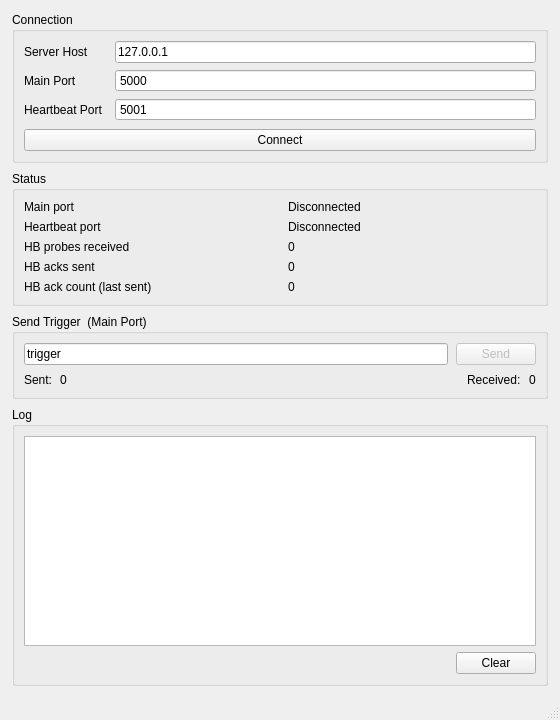
<?xml version="1.0" encoding="UTF-8"?>
<ui version="4.0">
 <class>MainWindow</class>
 <widget class="QMainWindow" name="MainWindow">
  <property name="geometry">
   <rect>
    <x>0</x>
    <y>0</y>
    <width>560</width>
    <height>720</height>
   </rect>
  </property>
  <property name="windowTitle">
   <string>Vision TCP/IP Virtual Client</string>
  </property>
  <widget class="QWidget" name="centralwidget">
   <layout class="QVBoxLayout" name="mainLayout">
    <property name="spacing">
     <number>8</number>
    </property>
    <property name="leftMargin">
     <number>12</number>
    </property>
    <property name="topMargin">
     <number>12</number>
    </property>
    <property name="rightMargin">
     <number>12</number>
    </property>
    <property name="bottomMargin">
     <number>12</number>
    </property>
    <item>
     <widget class="QGroupBox" name="grp_connection">
      <property name="title">
       <string>Connection</string>
      </property>
      <layout class="QVBoxLayout" name="connVLayout">
       <property name="spacing">
        <number>8</number>
       </property>
       <item>
        <layout class="QFormLayout" name="connForm">
         <property name="horizontalSpacing">
          <number>12</number>
         </property>
         <property name="verticalSpacing">
          <number>6</number>
         </property>
         <item row="0" column="0">
          <widget class="QLabel" name="lbl_host_field">
           <property name="text">
            <string>Server Host</string>
           </property>
          </widget>
         </item>
         <item row="0" column="1">
          <widget class="QLineEdit" name="ledit_host">
           <property name="text">
            <string>127.0.0.1</string>
           </property>
          </widget>
         </item>
         <item row="1" column="0">
          <widget class="QLabel" name="lbl_main_port_field">
           <property name="text">
            <string>Main Port</string>
           </property>
          </widget>
         </item>
         <item row="1" column="1">
          <widget class="QSpinBox" name="spb_main_port">
           <property name="buttonSymbols">
            <enum>QAbstractSpinBox::ButtonSymbols::NoButtons</enum>
           </property>
           <property name="minimum">
            <number>1</number>
           </property>
           <property name="maximum">
            <number>65535</number>
           </property>
           <property name="value">
            <number>5000</number>
           </property>
          </widget>
         </item>
         <item row="2" column="0">
          <widget class="QLabel" name="lbl_hb_port_field">
           <property name="text">
            <string>Heartbeat Port</string>
           </property>
          </widget>
         </item>
         <item row="2" column="1">
          <widget class="QSpinBox" name="spb_hb_port">
           <property name="buttonSymbols">
            <enum>QAbstractSpinBox::ButtonSymbols::NoButtons</enum>
           </property>
           <property name="minimum">
            <number>1</number>
           </property>
           <property name="maximum">
            <number>65535</number>
           </property>
           <property name="value">
            <number>5001</number>
           </property>
          </widget>
         </item>
        </layout>
       </item>
       <item>
        <widget class="QPushButton" name="btn_connect">
         <property name="text">
          <string>Connect</string>
         </property>
         <property name="cursor">
          <cursorShape>PointingHandCursor</cursorShape>
         </property>
        </widget>
       </item>
      </layout>
     </widget>
    </item>
    <item>
     <widget class="QGroupBox" name="grp_status">
      <property name="title">
       <string>Status</string>
      </property>
      <layout class="QGridLayout" name="statusGrid">
       <property name="horizontalSpacing">
        <number>16</number>
       </property>
       <property name="verticalSpacing">
        <number>6</number>
       </property>
       <item row="0" column="0">
        <widget class="QLabel" name="lbl_main_port_label">
         <property name="text">
          <string>Main port</string>
         </property>
        </widget>
       </item>
       <item row="0" column="1">
        <widget class="QLabel" name="lbl_main_status">
         <property name="text">
          <string>Disconnected</string>
         </property>
        </widget>
       </item>
       <item row="1" column="0">
        <widget class="QLabel" name="lbl_hb_port_label">
         <property name="text">
          <string>Heartbeat port</string>
         </property>
        </widget>
       </item>
       <item row="1" column="1">
        <widget class="QLabel" name="lbl_hb_status">
         <property name="text">
          <string>Disconnected</string>
         </property>
        </widget>
       </item>
       <item row="2" column="0">
        <widget class="QLabel" name="lbl_hb_probes_label">
         <property name="text">
          <string>HB probes received</string>
         </property>
        </widget>
       </item>
       <item row="2" column="1">
        <widget class="QLabel" name="lbl_hb_probes">
         <property name="text">
          <string>0</string>
         </property>
        </widget>
       </item>
       <item row="3" column="0">
        <widget class="QLabel" name="lbl_hb_acks_label">
         <property name="text">
          <string>HB acks sent</string>
         </property>
        </widget>
       </item>
       <item row="3" column="1">
        <widget class="QLabel" name="lbl_hb_acks">
         <property name="text">
          <string>0</string>
         </property>
        </widget>
       </item>
       <item row="4" column="0">
        <widget class="QLabel" name="lbl_hb_count_label">
         <property name="text">
          <string>HB ack count (last sent)</string>
         </property>
        </widget>
       </item>
       <item row="4" column="1">
        <widget class="QLabel" name="lbl_hb_count">
         <property name="text">
          <string>0</string>
         </property>
        </widget>
       </item>
      </layout>
     </widget>
    </item>
    <item>
     <widget class="QGroupBox" name="grp_send">
      <property name="title">
       <string>Send Trigger  (Main Port)</string>
      </property>
      <layout class="QVBoxLayout" name="sendVLayout">
       <property name="spacing">
        <number>8</number>
       </property>
       <item>
        <layout class="QHBoxLayout" name="sendRow">
         <item>
          <widget class="QLineEdit" name="ledit_trigger">
           <property name="placeholderText">
            <string>trigger payload  (';' appended if missing)</string>
           </property>
           <property name="text">
            <string>trigger</string>
           </property>
          </widget>
         </item>
         <item>
          <widget class="QPushButton" name="btn_send_trigger">
           <property name="text">
            <string>Send</string>
           </property>
           <property name="enabled">
            <bool>false</bool>
           </property>
           <property name="cursor">
            <cursorShape>PointingHandCursor</cursorShape>
           </property>
          </widget>
         </item>
        </layout>
       </item>
       <item>
        <layout class="QHBoxLayout" name="txrxRow">
         <item>
          <widget class="QLabel" name="lbl_tx_label">
           <property name="text">
            <string>Sent:</string>
           </property>
          </widget>
         </item>
         <item>
          <widget class="QLabel" name="lbl_tx_count">
           <property name="text">
            <string>0</string>
           </property>
          </widget>
         </item>
         <item>
          <spacer name="txrxSpacer">
           <property name="orientation">
            <enum>Qt::Orientation::Horizontal</enum>
           </property>
           <property name="sizeHint" stdset="0">
            <size>
             <width>40</width>
             <height>10</height>
            </size>
           </property>
          </spacer>
         </item>
         <item>
          <widget class="QLabel" name="lbl_rx_label">
           <property name="text">
            <string>Received:</string>
           </property>
          </widget>
         </item>
         <item>
          <widget class="QLabel" name="lbl_rx_count">
           <property name="text">
            <string>0</string>
           </property>
          </widget>
         </item>
        </layout>
       </item>
      </layout>
     </widget>
    </item>
    <item>
     <widget class="QGroupBox" name="grp_log">
      <property name="title">
       <string>Log</string>
      </property>
      <layout class="QVBoxLayout" name="logVLayout">
       <property name="spacing">
        <number>6</number>
       </property>
       <item>
        <widget class="QPlainTextEdit" name="pte_log">
         <property name="readOnly">
          <bool>true</bool>
         </property>
         <property name="lineWrapMode">
          <enum>QPlainTextEdit::LineWrapMode::NoWrap</enum>
         </property>
         <property name="minimumHeight">
          <number>200</number>
         </property>
        </widget>
       </item>
       <item>
        <layout class="QHBoxLayout" name="logBtnRow">
         <item>
          <spacer name="logBtnSpacer">
           <property name="orientation">
            <enum>Qt::Orientation::Horizontal</enum>
           </property>
           <property name="sizeHint" stdset="0">
            <size>
             <width>40</width>
             <height>10</height>
            </size>
           </property>
          </spacer>
         </item>
         <item>
          <widget class="QPushButton" name="btn_clear_log">
           <property name="text">
            <string>Clear</string>
           </property>
           <property name="cursor">
            <cursorShape>PointingHandCursor</cursorShape>
           </property>
          </widget>
         </item>
        </layout>
       </item>
      </layout>
     </widget>
    </item>
   </layout>
  </widget>
  <widget class="QStatusBar" name="statusbar"/>
 </widget>
 <resources/>
 <connections/>
</ui>
